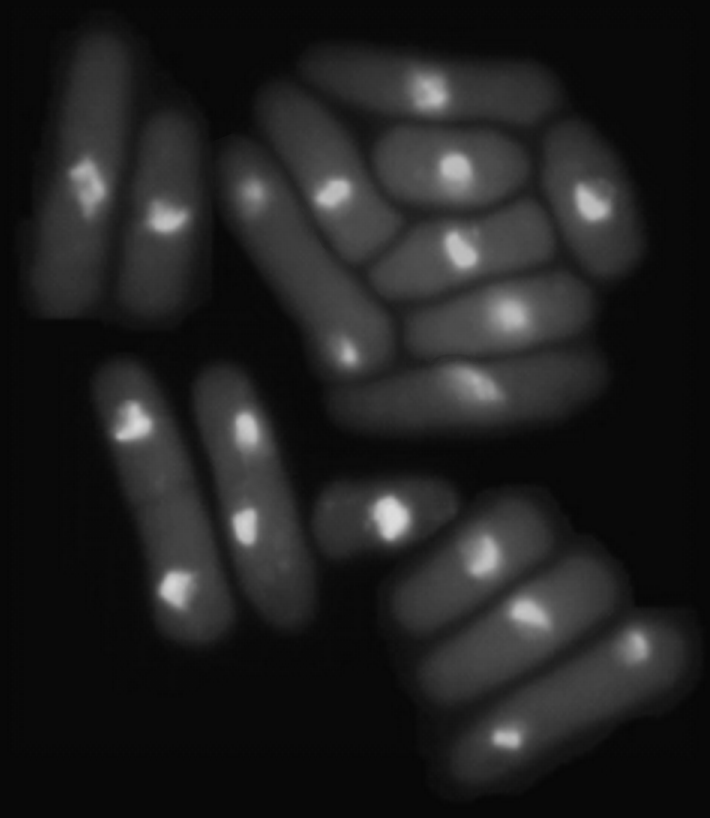
#> input picture images/u52.tif, 710 x 818 px
$ python u52.py   (older library calls are emulated)
#> lines starting #> are read from the running program, lines starting #| are printed output that depends on the picture; after the words box and inside, x2 and y2 are one past the last pixel; in counts of white or black regions, pixels touching at a corner belong together; long printed decimals are rounded
import cv2
import numpy as np
import matplotlib.pyplot as plt
import pathlib
#解决中文显示问题
plt.rcParams['font.sans-serif']=['SimHei']
plt.rcParams['axes.unicode_minus'] = False

img = cv2.imread('../images/u52.tif', 0)
#> img is the input picture: shape (818, 710); min 6, max 222, mean 33.1

# 画全局直方图
def quanjuzft(img):
    imgravel=img.ravel()
    plt.hist(imgravel,256,[0,256])
    plt.title('原图全局直方图')
    plt.show()
#> figure, not shown here; tallest bar 131543 high, from x = 9 to 10

quanjuzft(img)

#直接对原图进行Otsu阈值分割
def Otsu_origin(img):
    maxval = 255
    otsuThe1 = 0
    otsuThe1, dst_Otsu = cv2.threshold(img, otsuThe1, maxval, cv2.THRESH_OTSU)
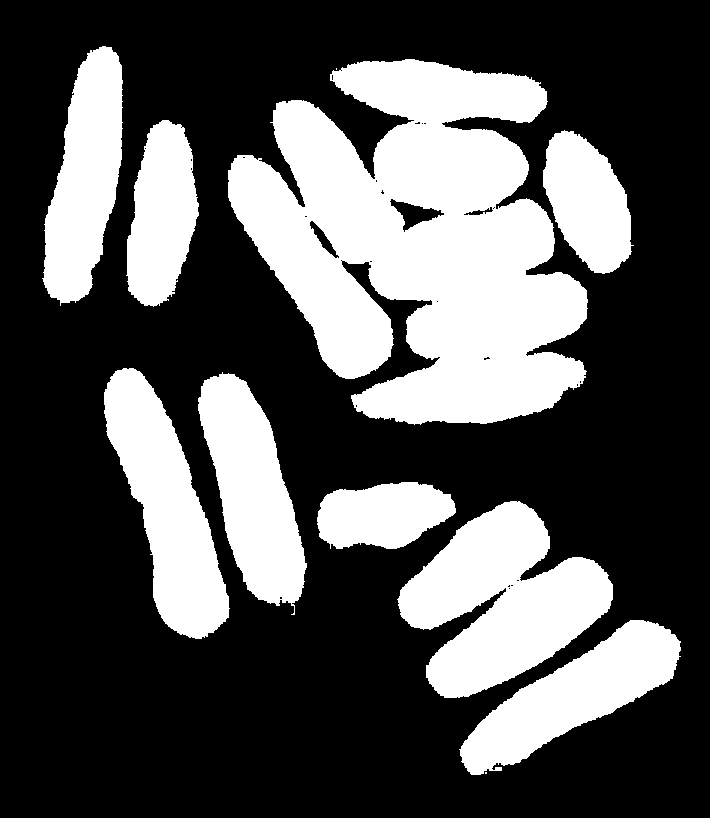
#> dst_Otsu: shape (818, 710); 32.9% white; 11 white regions (2 under 20 px), largest, box (x1, y1, x2, y2) and area: (228, 59, 588, 425) 83230, (397, 501, 613, 698) 23920, (104, 368, 230, 639) 16546
#> otsuThe1 = 42
    cv2.imshow('原图直接Otsu', dst_Otsu)
    cv2.waitKey(0)
    cv2.destroyAllWindows()
    print('直接对原图进行Otsu阈值分割的阈值=',otsuThe1)
#| 直接对原图进行Otsu阈值分割的阈值= 42.0
    return dst_Otsu,otsuThe1  #返回分割后的图像矩阵和阈值

dst_Otsu,otsuThe1=Otsu_origin(img)
#> otsuThe1 = 42

# [22 lines of commented-out code are left out]
def laplacian(img):
    #ksize是可变参数-算子一边的宽度 1表示拉普拉斯算子3*3，2表示算子5*5，3表示7*7
    gray_lap = cv2.Laplacian(img, cv2.CV_16S, ksize=3)
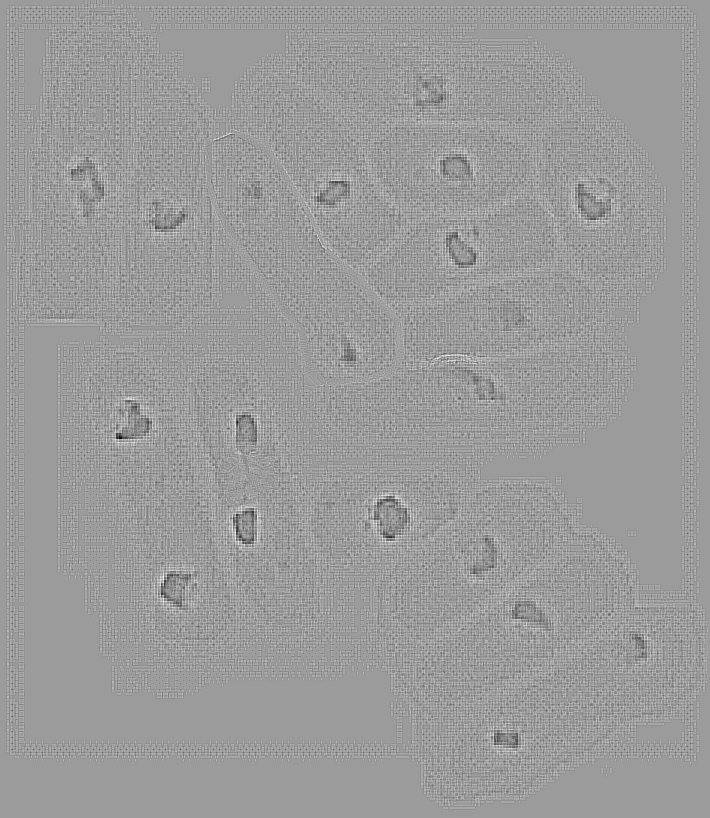
#> gray_lap: shape (818, 710) int16; min -56, max 36, mean 0; drawn with min black and max white
    print(len(gray_lap[gray_lap>0]))
#| 189702
    dst = np.abs(gray_lap)
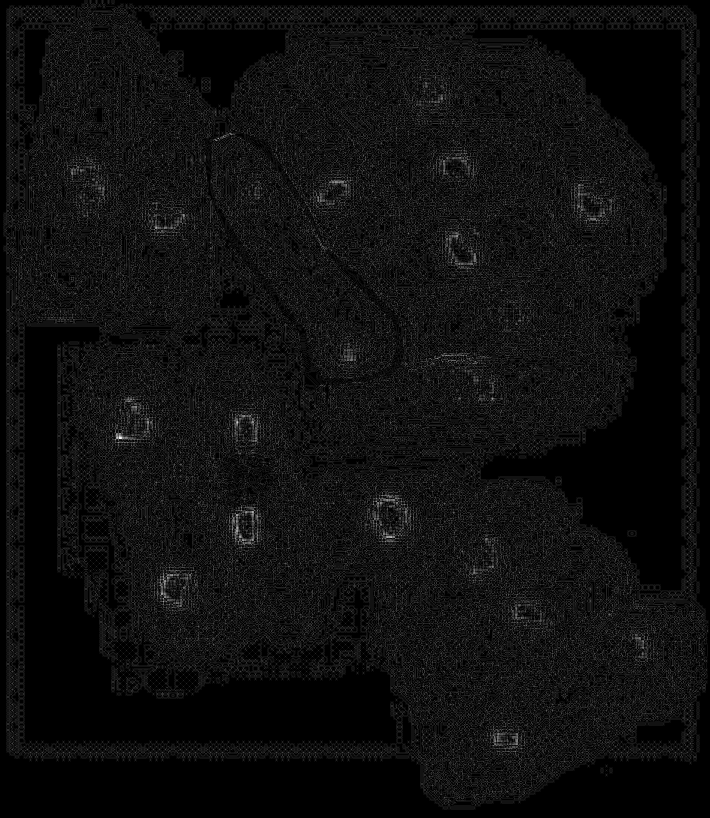
#> dst: shape (818, 710) int16; min 0, max 56, mean 3.4; drawn with min black and max white
    #显示拉普拉斯梯度图像
    cv2.imshow('laplacian', dst)
    cv2.waitKey(0)
    cv2.destroyAllWindows()
    # 显示拉普拉斯梯度直方图
    imgravel2=dst.ravel()
    plt.hist(imgravel2, 256, [0, 256])
    plt.title('拉普拉斯直方图')
    plt.show()
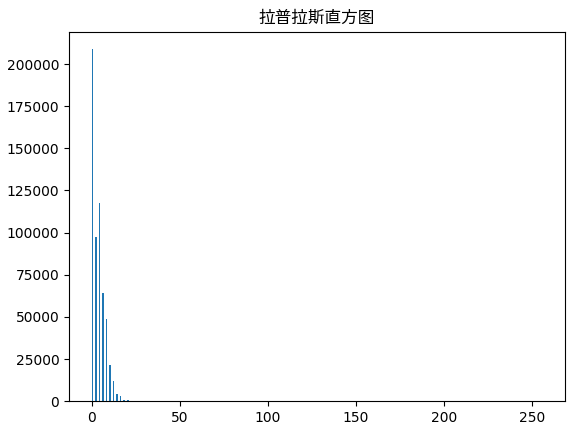
#> figure drawn by matplotlib, 1 panel; tallest bar 208786 high, from x = 0 to 1
    return dst,imgravel2 #返回梯度矩阵和矩阵拉平成一维的列表

dst,imgravel2=laplacian(img)

#对拉普拉斯梯度矩阵进行阈值处理得到0，1二值矩阵newGrad,再用二值矩阵和原图乘积得到新图片newimg
def yuzhi_laplacian(dst,imgravel2):
    global img
    maxT = max(imgravel2) #求梯度矩阵的最大值maxT
#> maxT = 56
    print('maxT', maxT)
#| maxT 56
    thres = 0.4 * maxT   #这个0.4是可变阈值 这里取了最大值的40%
#> thres = 22.4
    # print('threshold', thres)
    newGrad = np.zeros(img.shape,dtype='uint8')
    for i in range(img.shape[0]):
        for j in range(img.shape[1]):
            if dst[i][j] > thres:
                newGrad[i][j] = 1
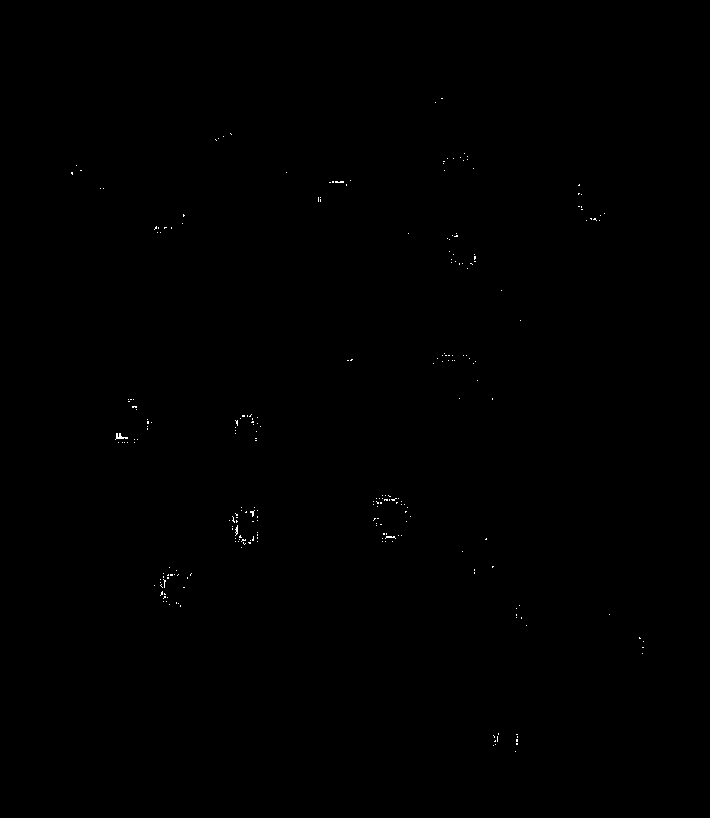
#> newGrad: shape (818, 710); values 0 (black) and 1 (white), 0.11% white in thin lines or dots, all inside (x1, y1, x2, y2) = (71, 98, 644, 752)
    newimg=newGrad*img
    plt.imshow(newimg,cmap='gray')
    plt.title('乘完之后图片newimg')
    plt.show()
    return newimg

newimg=yuzhi_laplacian(dst,imgravel2)

#画乘完之后的图片去掉0值像素点以外的直方图
def qu0zft(newimg):
    newimgDraw=newimg[newimg!=0]
#> newimgDraw = 627 values, max 194 at index 426, min 8 at index 6, mean 148.8
    newimgDrawRavel=newimgDraw.ravel()
#> newimgDrawRavel has the same summary as newimgDraw
    # newimgravel=newimg.ravel()
    plt.hist(newimgDrawRavel,256,[0,256])
    plt.title('乘完之后直方图')
    plt.show()
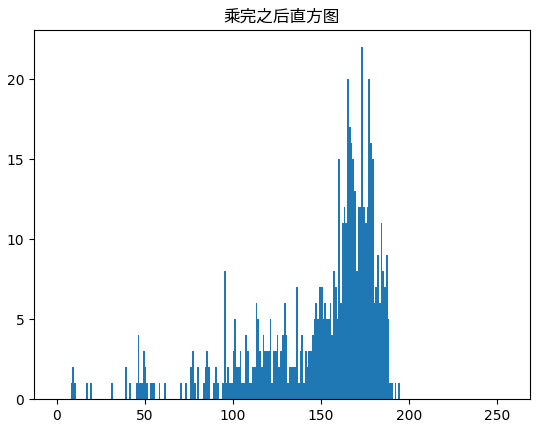
#> figure drawn by matplotlib, 1 panel; tallest bar 22 high, from x = 173 to 174

qu0zft(newimg)

#Otsu求阈值的源码
def otsu(newimg, th=0):
#> called with th = 0
    max_th = 0
    max_sigma = 0

    for _x in range(1, 255):

        # 公式元素准备
        v0 = newimg[np.where(newimg < _x)]
        v0 = v0[v0!=0]
        # print(v0.all())
        m0 = np.mean(v0) if len(v0) > 0 else 0.
        # w0 = len(v0)/(h * w)

        v1 = newimg[np.where(newimg > _x)]
        m1 = np.mean(v1) if len(v0) > 0 else 0.
        # w1 = len(v1)/(h * w)
        totalN=len(v0)+len(v1)
        p0=len(v0)/totalN
        p1=len(v1)/totalN
        # 计算类间方差
        # sigma = w0 * w1 * (m1 - m0)**2
        sigma = p0 * p1 * (m1 - m0) ** 2
        if sigma >= max_sigma:
            max_sigma = sigma
            max_th = _x
#> this loop made 254 passes
#> (v0, m0, m1, totalN, p0, p1, sigma, max_sigma) on passes 9 to 18: ([8], 8, 149.4, 625, 0.0016, 0.998, 31.96, 31.96), ([9, 8, 9], 8.67, 149.7, 626, 0.00479, 0.995, 94.81, 94.81), ([10, 9, 8, 9], 9, 149.7, 627, 0.00638, 0.994, 125.4, 125.4), ([10, 9, 8, 9], 9, 149.7, 627, 0.00638, 0.994, 125.4, 125.4), ([10, 9, 8, 9], 9, 149.7, 627, 0.00638, 0.994, 125.4, 125.4), ([10, 9, 8, 9], 9, 149.7, 627, 0.00638, 0.994, 125.4, 125.4), ([10, 9, 8, 9], 9, 149.7, 627, 0.00638, 0.994, 125.4, 125.4), ([10, 9, 8, 9], 9, 149.7, 627, 0.00638, 0.994, 125.4, 125.4), ([10, 9, 8, 9], 9, 149.9, 626, 0.00639, 0.994, 126, 126), ([10, 9, 8, 9, 17], 10.6, 149.9, 627, 0.00797, 0.992, 153.4, 153.4)
#> (m0, m1, totalN, p0, p1, sigma, max_sigma) on passes 1 to 6: (0, 0, 627, 0, 1, 0, 0), (0, 0, 627, 0, 1, 0, 0), (0, 0, 627, 0, 1, 0, 0), (0, 0, 627, 0, 1, 0, 0), (0, 0, 627, 0, 1, 0, 0), (0, 0, 627, 0, 1, 0, 0)

    newimgSigma = newimg[newimg != 0]
    sigma2Global=np.var(newimgSigma.ravel())
    print('原图总体方差',sigma2Global)
#| 原图总体方差 1299.690
    print('阈值T= %d', max_th)
#| 阈值T= %d 136
    print('类间方差= %d', max_sigma)
#| 类间方差= %d 949.294
    print('可区分性度量eta=', max_sigma/sigma2Global)
#| 可区分性度量eta= 0.7304
        # 阈值分割
    th = max_th
    global img
    newimg[img < th] = 0
#> newimg: shape (818, 710); min 0, max 194, mean 0.1
    newimg[img >= th] = 255
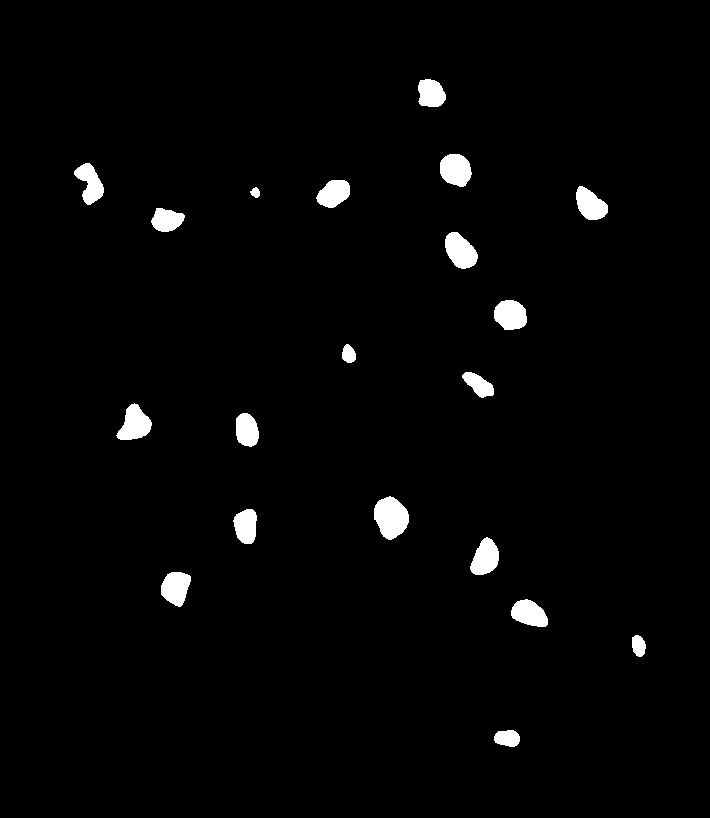
#> newimg: shape (818, 710); 2.2% white; 20 white regions, largest, box (x1, y1, x2, y2) and area: (374, 496, 409, 540) 1103, (445, 232, 478, 269) 835, (116, 403, 152, 440) 822

    return newimg

#
img1 = otsu(newimg)
cv2.imshow('otsu_method', img1);
cv2.waitKey(0)

$ run again, with images/u51.tif copied over images/u52.tif
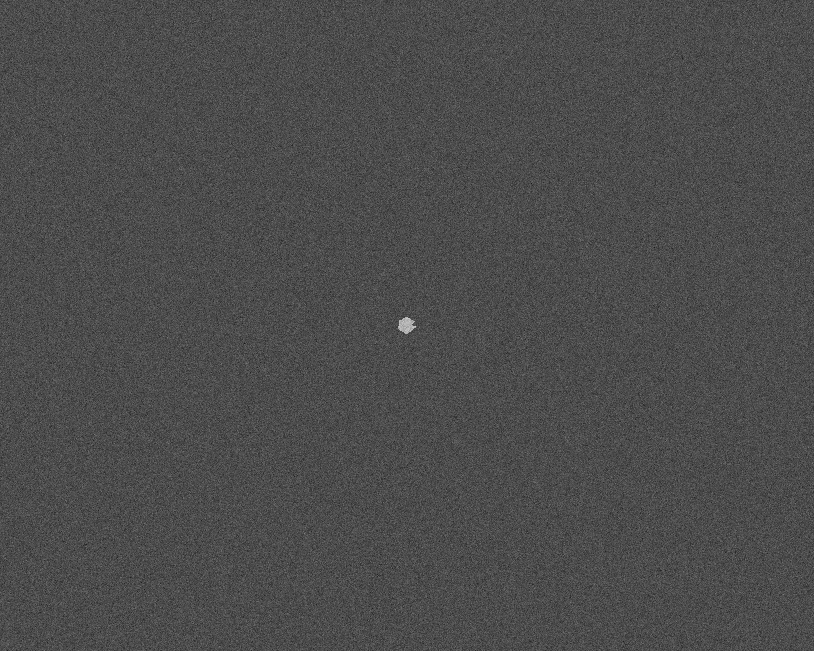
#> input picture images/u51.tif, 814 x 651 px
#> img is the input picture: shape (651, 814); min 21, max 206, mean 76.1
#> in Otsu_origin, `otsuThe1, dst_Otsu = cv2.threshold(img, otsuThe1, maxval, cv2.THRESH_O..`:
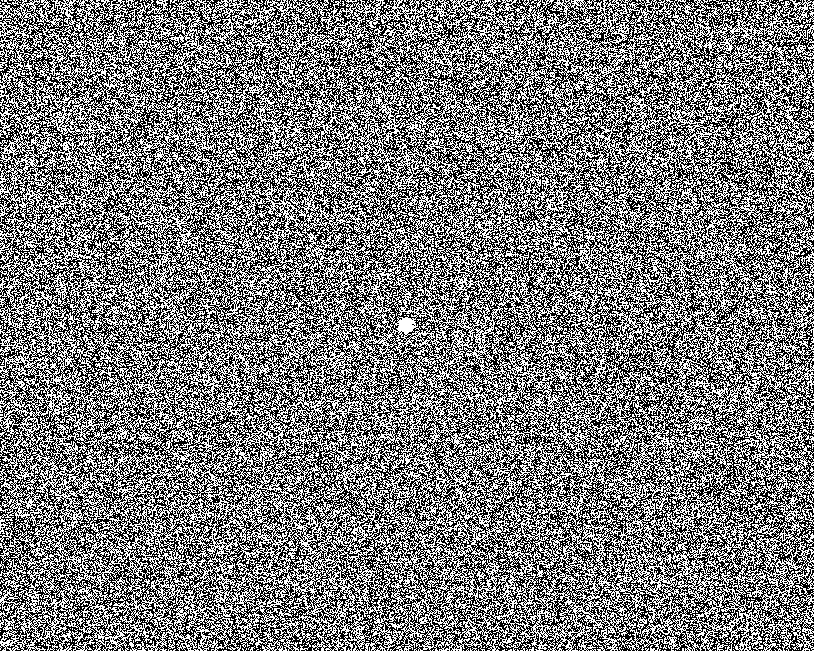
#> dst_Otsu: shape (651, 814); 48.3% white in thin lines or dots
#> in Otsu_origin, `otsuThe1, dst_Otsu = cv2.threshold(img, otsuThe1, maxval, cv2.THRESH_O..`: otsuThe1 = 76
#| 直接对原图进行Otsu阈值分割的阈值= 76.0
#| 263435
#> maxT = 886
#| maxT 886
#> thres = 354.4
#> newimgDraw = 337 values, max 206 at index 165, min 21 at index 189, mean 84.07
#> newimgDrawRavel has the same summary as newimgDraw
#> the loop in otsu, `for _x in range(1, 255):` made 254 passes
#> (v0, m0, m1, totalN, p0, p1, sigma, max_sigma) on passes 22 to 25: ([21], 21, 84.44, 336, 0.00298, 0.997, 11.94, 11.94), ([22, 21], 21.5, 84.44, 337, 0.00593, 0.994, 23.37, 23.37), ([22, 21], 21.5, 84.44, 337, 0.00593, 0.994, 23.37, 23.37), ([22, 21], 21.5, 84.62, 336, 0.00595, 0.994, 23.57, 23.57)
#> after the loop in otsu, `for _x in range(1, 255):`: max_sigma = 1806.1; max_th = 75
#> newimgSigma has the same summary as newimgDraw in qu0zft
#> sigma2Global = 2236.9
#| 原图总体方差 2236.850
#| 阈值T= %d 75
#| 类间方差= %d 1806.098
#| 可区分性度量eta= 0.8074
#> th = 75
#> in otsu, `newimg[img >= th] = 255`:
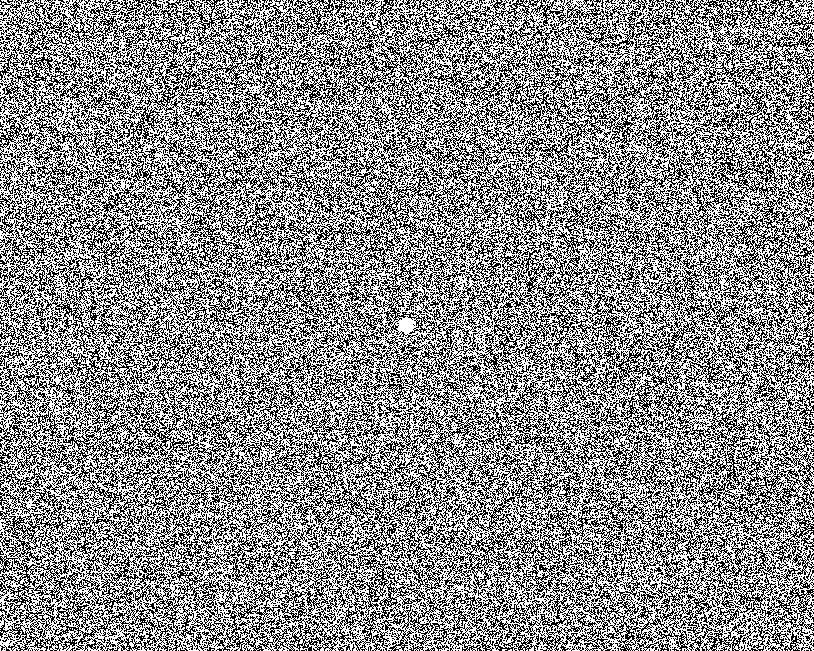
#> newimg: shape (651, 814); 55.2% white; black in thin lines or dots

$ run again, with images/u6.tif copied over images/u52.tif
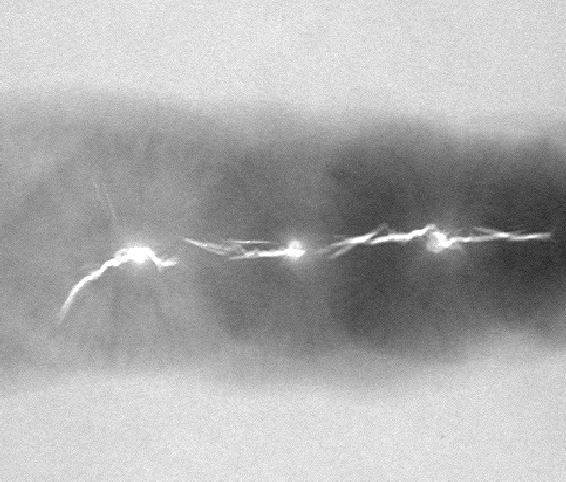
#> input picture images/u6.tif, 566 x 482 px
#> img is the input picture: shape (482, 566); min 33, max 255, mean 173.4
#> dst_Otsu: shape (482, 566); 55.9% white; 436 black regions (434 under 20 px), largest, box (x1, y1, x2, y2) and area: (0, 116, 566, 380) 119383, (0, 145, 12, 154) 44
#> in Otsu_origin, `otsuThe1, dst_Otsu = cv2.threshold(img, otsuThe1, maxval, cv2.THRESH_O..`: otsuThe1 = 167
#| 直接对原图进行Otsu阈值分割的阈值= 167.0
#| 132076
#> maxT = 650
#| maxT 650
#> thres = 260
#> after the loop in yuzhi_laplacian, `for i in range(img.shape[0]):`:
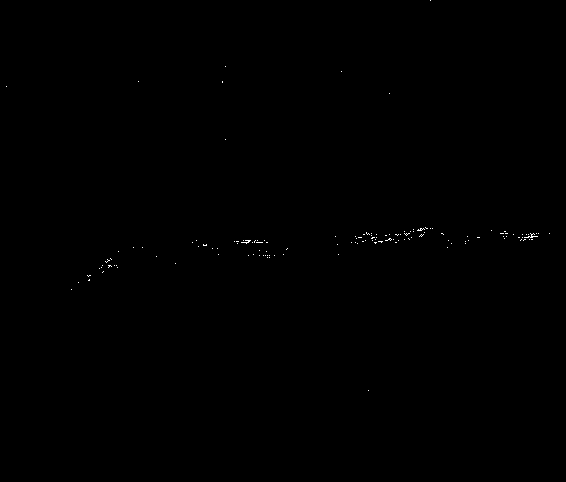
#> newGrad: shape (482, 566); values 0 (black) and 1 (white), 0.1% white in thin lines or dots, all inside (x1, y1, x2, y2) = (6, 0, 550, 391)
#> newimgDraw = 281 values, max 255 at index 14, min 64 at index 143, mean 193.9
#> newimgDrawRavel has the same summary as newimgDraw
#> the loop in otsu, `for _x in range(1, 255):` made 254 passes
#> (m0, m1, totalN, p0, p1, sigma, max_sigma) on passes 1 to 8: (0, 0, 281, 0, 1, 0, 0), (0, 0, 281, 0, 1, 0, 0), (0, 0, 281, 0, 1, 0, 0), (0, 0, 281, 0, 1, 0, 0), (0, 0, 281, 0, 1, 0, 0), (0, 0, 281, 0, 1, 0, 0), (0, 0, 281, 0, 1, 0, 0), (0, 0, 281, 0, 1, 0, 0)
#| 原图总体方差 3287.427
#| 阈值T= %d 179
#| 类间方差= %d 2661.541
#| 可区分性度量eta= 0.8096
#> in otsu, `newimg[img >= th] = 255`:
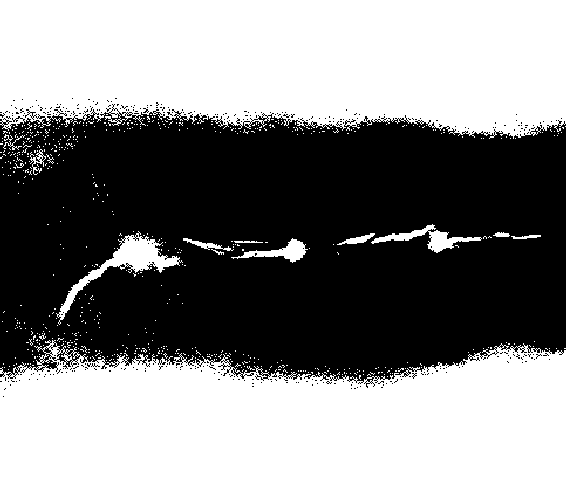
#> newimg: shape (482, 566); 51.6% white; 338 black regions (337 under 20 px), largest, box (x1, y1, x2, y2) and area: (0, 104, 566, 388) 131340
